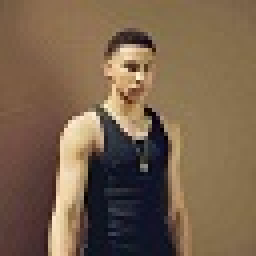
#> input picture code-Python/code_self/pics/pic6464.jpg, 64 x 64 px, found by its file name (shown 4 times larger)
$ python img2hex.py
#> lines starting #> are read from the running program, lines starting #| are printed output that depends on the picture
import cv2
import numpy as np
import mq_coder
if __name__=="__main__":
    pic=cv2.imread(".\\pics\\pic6464.jpg",0)
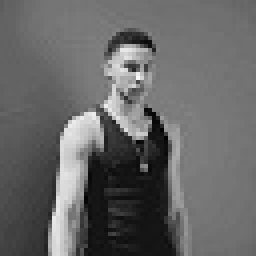
#> pic: shape (64, 64) (shown 4 times larger); min 1, max 249, mean 102.5
    pic=np.array(pic)
    print(pic)
#> (printed output is left out)

    f = open('pic.hex', 'w')

    for i in range(0,64):
        for j in range(0,64):
            f.write("{:08b}\n".format(pic[i][j]))

    # [20 lines of commented-out code are left out]

$ run again, with code-Python/code_self/pics/timg (1).jpg copied over code-Python/code_self/pics/pic6464.jpg
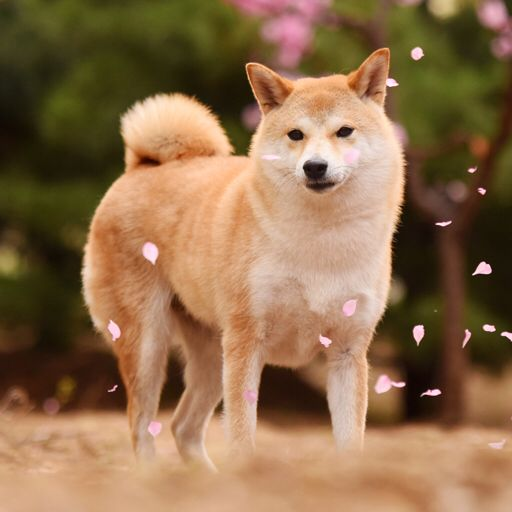
#> input picture code-Python/code_self/pics/timg (1).jpg, 512 x 512 px, found by its file name
#> `pic=cv2.imread(".\\pics\\pic6464.jpg",0)`:
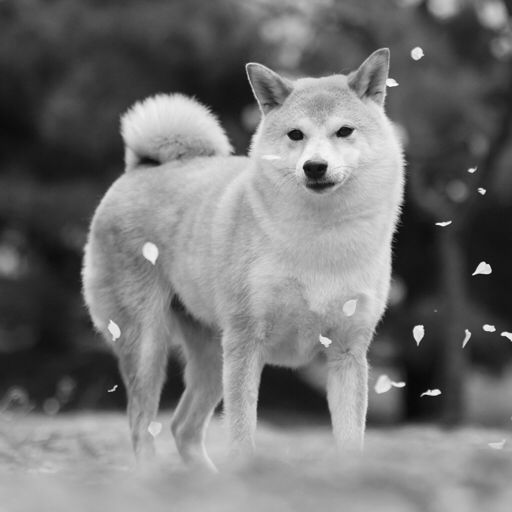
#> pic: shape (512, 512); min 1, max 255, mean 115.2
#> (printed output is left out)

$ run again, with code-Python/code_self/pics/timg (10).jpg copied over code-Python/code_self/pics/pic6464.jpg
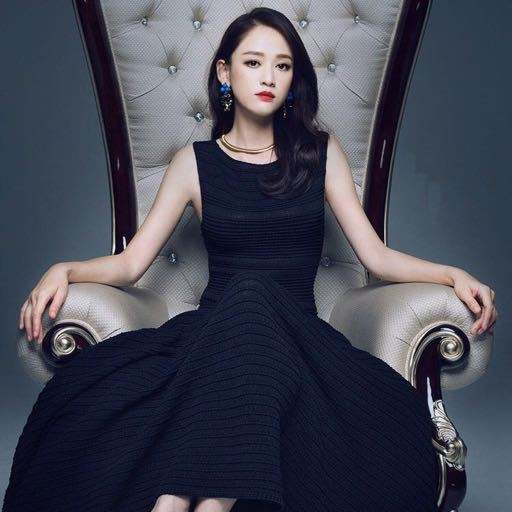
#> input picture code-Python/code_self/pics/timg (10).jpg, 512 x 512 px, found by its file name
#> `pic=cv2.imread(".\\pics\\pic6464.jpg",0)`:
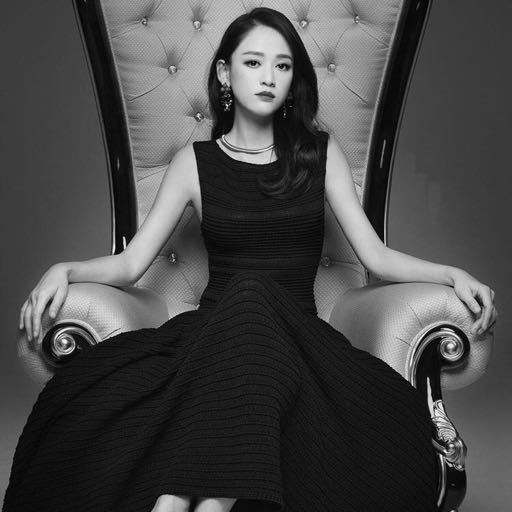
#> pic: shape (512, 512); min 0, max 255, mean 71.8
#> (printed output is left out)
